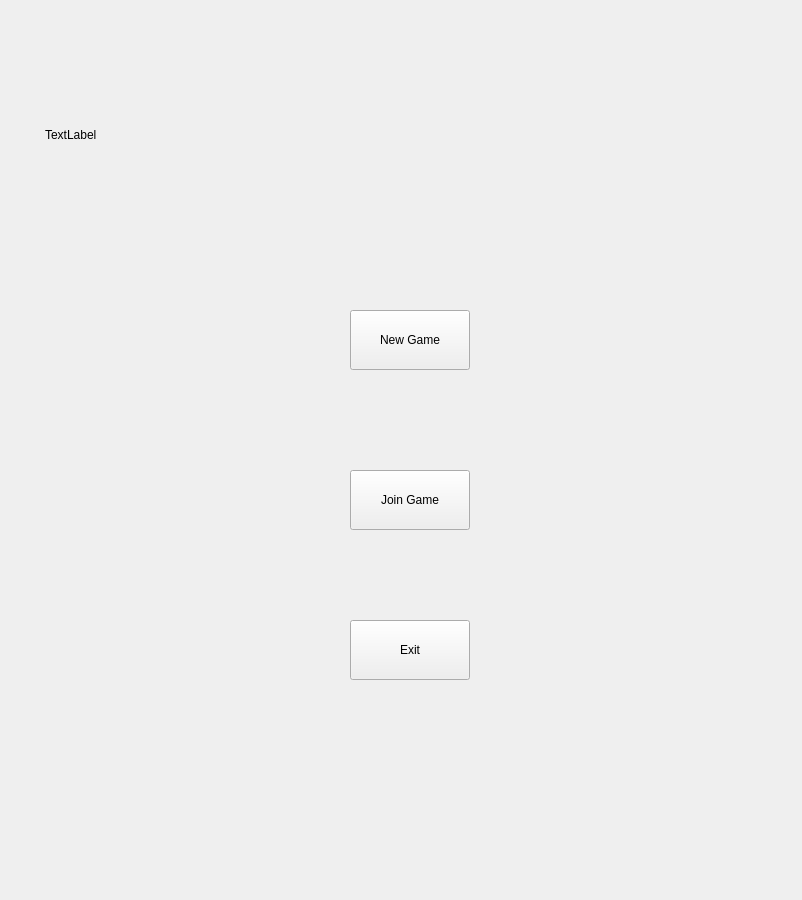
<?xml version="1.0" encoding="UTF-8"?>
<ui version="4.0">
 <class>Menu</class>
 <widget class="QMainWindow" name="Menu">
  <property name="geometry">
   <rect>
    <x>0</x>
    <y>0</y>
    <width>802</width>
    <height>900</height>
   </rect>
  </property>
  <property name="sizePolicy">
   <sizepolicy hsizetype="Fixed" vsizetype="Fixed">
    <horstretch>0</horstretch>
    <verstretch>0</verstretch>
   </sizepolicy>
  </property>
  <property name="windowTitle">
   <string>MainWindow</string>
  </property>
  <widget class="QWidget" name="centralwidget">
   <widget class="QPushButton" name="newGameButton">
    <property name="geometry">
     <rect>
      <x>350</x>
      <y>310</y>
      <width>120</width>
      <height>60</height>
     </rect>
    </property>
    <property name="cursor">
     <cursorShape>ArrowCursor</cursorShape>
    </property>
    <property name="styleSheet">
     <string notr="true"/>
    </property>
    <property name="text">
     <string>New Game</string>
    </property>
   </widget>
   <widget class="QPushButton" name="joinGameButton">
    <property name="geometry">
     <rect>
      <x>350</x>
      <y>470</y>
      <width>120</width>
      <height>60</height>
     </rect>
    </property>
    <property name="sizePolicy">
     <sizepolicy hsizetype="Minimum" vsizetype="Minimum">
      <horstretch>0</horstretch>
      <verstretch>0</verstretch>
     </sizepolicy>
    </property>
    <property name="text">
     <string>Join Game</string>
    </property>
   </widget>
   <widget class="QPushButton" name="exitButton">
    <property name="geometry">
     <rect>
      <x>350</x>
      <y>620</y>
      <width>120</width>
      <height>60</height>
     </rect>
    </property>
    <property name="sizePolicy">
     <sizepolicy hsizetype="Minimum" vsizetype="Minimum">
      <horstretch>0</horstretch>
      <verstretch>0</verstretch>
     </sizepolicy>
    </property>
    <property name="text">
     <string>Exit</string>
    </property>
   </widget>
   <widget class="QLabel" name="titleLabel">
    <property name="geometry">
     <rect>
      <x>45</x>
      <y>35</y>
      <width>700</width>
      <height>200</height>
     </rect>
    </property>
    <property name="text">
     <string>TextLabel</string>
    </property>
   </widget>
  </widget>
 </widget>
 <resources/>
 <connections/>
</ui>
